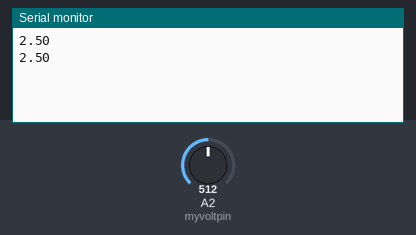
Recording of a sketch running on a simulated Arduino Uno, built with avr-gcc and run on an emulated ATmega328P. Shown: the last lines printed to the serial monitor. The inputs (shaded band) are chosen by the test bench; at power-on: A2 (myvoltpin) = 512.

Above: at 1.8 s.
1.9 s: A2 (myvoltpin) set to 716
At 2.8 s:
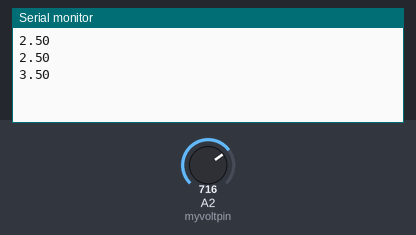
3.4 s: A2 (myvoltpin) set to 900
At 4.6 s:
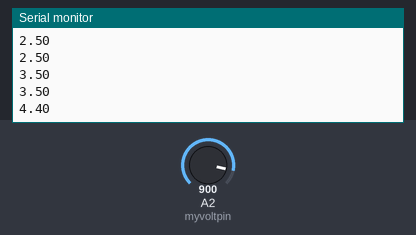
Timing chart, 0 to 6.4 s (numbered marks = the images above; inputs shaded):
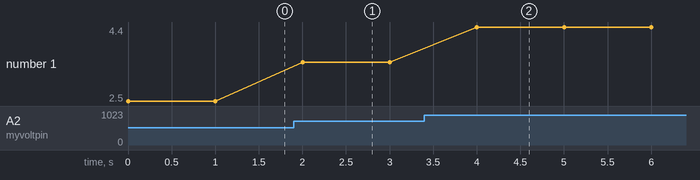

The sketch:

sketch_apr29d.ino
```cpp
int myvoltpin =A2;
int readval;
float  V2;
// const led = A4;

void setup() {
  Serial.begin(9600);
  // put your setup code here, to run once:

}

void loop() {
  readval = analogRead(myvoltpin);
  V2 = (5./1023.)*readval;
  Serial.println(V2);
  delay(1000);
  // put your main code here, to run repeatedly:

}
```

Measured:
- after the input at 1.9 s, the serial monitor: prints a new line after 0.10 s (image 1)
- after the input at 3.4 s, the serial monitor: prints a new line after 0.60 s (image 2)
- plotted number 1: 2.5 → 3.5 after the input at 1.9 s, 3.5 → 4.4 after the input at 3.4 s
